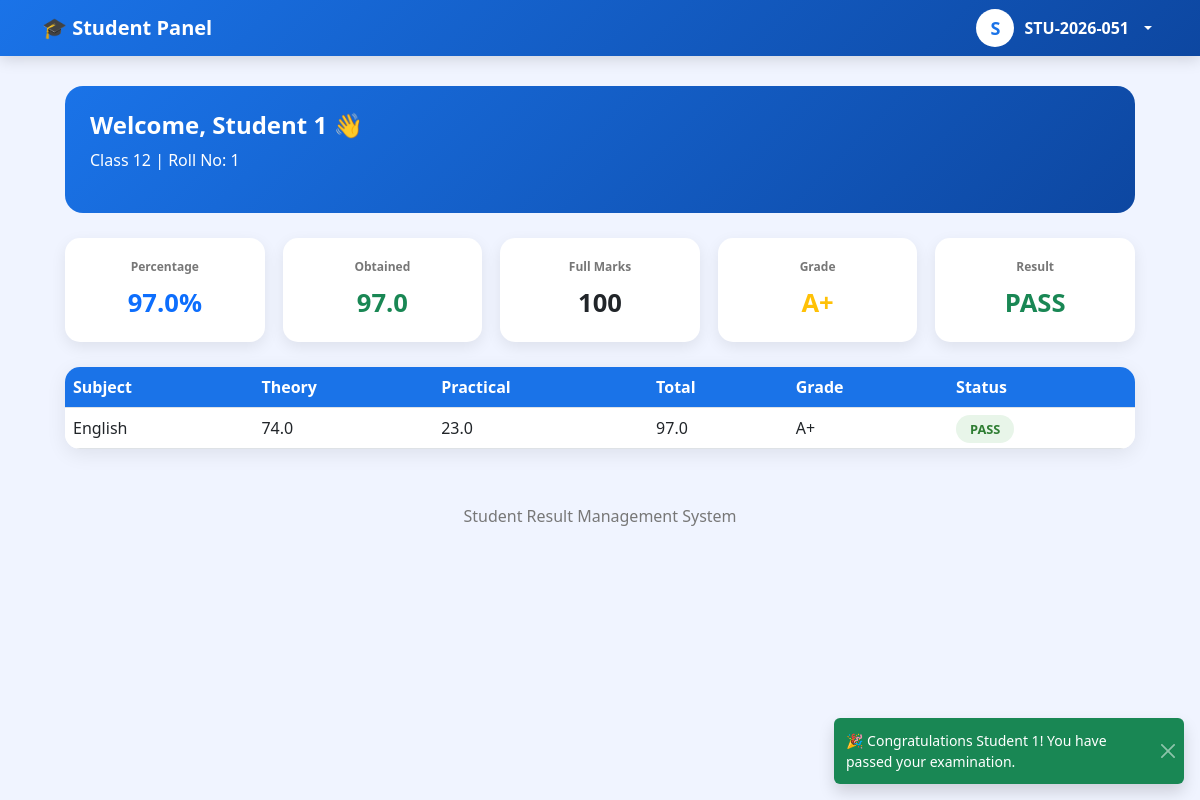
Screenshot of /student/dashboard/ (signed in) with the database file from the repository.
### result/models.py (models this page shows, shortened)
class Student(models.Model):
    GENDER_CHOICES = [
        ('Male', 'Male'),
        ('Female', 'Female'),
        ('Other', 'Other'),
    ]
    student_id = models.CharField(
        max_length=20,
        unique=True,
        default=generate_student_id,
        editable=False
    )
    roll_number = models.PositiveIntegerField()
    first_name = models.CharField(max_length=50)
    last_name = models.CharField(max_length=50)
    email = models.EmailField(unique=True)
    phone = models.CharField(max_length=15, validators=[MinLengthValidator(10)])
    gender = models.CharField(max_length=10, choices=GENDER_CHOICES)
    date_of_birth = models.DateField(null=True)
    address = models.TextField()
    parent_name = models.CharField(max_length=100, blank=True)
    parent_phone = models.CharField(max_length=15, validators=[MinLengthValidator(10)])
    parent_email = models.EmailField(blank=True)
    class_name = models.ForeignKey(
        'Class',
        on_delete=models.CASCADE,
        related_name='students'
    )
    user = models.OneToOneField(CustomUser, on_delete=models.CASCADE, null=True, blank=True, related_name='student_profile')
    must_change_password = models.BooleanField(default=True)
    class Meta:
        unique_together = ['roll_number', 'class_name']
        ordering = ['class_name', 'roll_number']

class CustomUser(AbstractUser):
    ROLE_CHOICES = (
        ('admin', 'Admin'),
        ('teacher', 'Teacher'),
        ('student', 'Student'),
    )
    role = models.CharField(max_length=10, choices=ROLE_CHOICES, default='student')
    phone = models.CharField(max_length=15, null=True, blank=True)

class Class(models.Model):
    name = models.CharField(max_length=20)
    section = models.CharField(max_length=10, blank=True)
    def __str__(self):
        if self.section:
            return f"{self.name} - Section {self.section}"
        return self.name
    class Meta:
        verbose_name_plural = "Classes"
        ordering = ['name', 'section']

class Marks(models.Model):
    student = models.ForeignKey(
        Student,
        on_delete=models.CASCADE,
        related_name='marks'
    )
    subject = models.ForeignKey(
        Subject,
        on_delete=models.CASCADE
    )
    theory_obtained = models.FloatField(
        validators=[MinValueValidator(0.0)]
    )
    practical_obtained = models.FloatField(
        validators=[MinValueValidator(0.0)]
    )
    marks_obtained = models.FloatField(
        default=0,
        validators=[MinValueValidator(0.0)]
    )
    percentage = models.FloatField(default=0)
    grade = models.CharField(max_length=5, blank=True)
    is_pass = models.BooleanField(default=False)
    class Meta:
        unique_together = ['student', 'subject']

class Subject(models.Model):
    class_name = models.ForeignKey(
        Class, on_delete=models.CASCADE, related_name='subjects'
    )
    name = models.CharField(max_length=100)
    subject_code = models.CharField(max_length=20,unique=True, blank=True)
    full_marks = models.PositiveIntegerField(default=100)
    theory_marks = models.PositiveIntegerField(default=60)
    practical_marks = models.PositiveIntegerField(default=40)
    pass_marks = models.PositiveIntegerField(default=40)
    theory_pass_marks = models.PositiveIntegerField(default=24)
    practical_pass_marks = models.PositiveIntegerField(default=15)
    class Meta:
        ordering = ['name']

### result/views.py (the view)
# urls.py: path('student/dashboard/', views.student_dashboard, name='student_dashboard'),
@login_required(login_url='result:student_login')
def student_dashboard(request):
    try:
        student = request.user.student_profile
    except:
        return redirect('result:student_login')
    my_marks = Marks.objects.filter(student=student)
    total_obtained = sum(m.marks_obtained for m in my_marks)
    total_full = sum(m.subject.full_marks for m in my_marks)
    overall_pct = round((total_obtained / total_full * 100) if total_full else 0, 2)
    overall_pass = all(mark.is_pass for mark in my_marks)
    if overall_pct >= 90:
        overall_grade = "A+"
    elif overall_pct >= 80:
        overall_grade = "A"
    elif overall_pct >= 70:
        overall_grade = "B+"
    elif overall_pct >= 60:
        overall_grade = "B"
    elif overall_pct >= 50:
        overall_grade = "C+"
    elif overall_pct >= 40:
        overall_grade = "C"
    else:
        overall_grade = "NG"
    return render(request, 'student/dashboard.html', {
        'student': student,
        'marks_list': my_marks,
        'total_obtained': total_obtained,
        'total_full': total_full,
        'overall_pct': overall_pct,
        'overall_grade': overall_grade,
        'is_overall_pass': overall_pass,
    })

### result/templates/student/dashboard.html (shortened to what this page needs)
<!DOCTYPE html>
<html lang="en">
<head>
<link href="https://cdn.jsdelivr.net/npm/bootstrap@5.3.0/dist/css/bootstrap.min.css" rel="stylesheet">
</head>
<body>
{% if marks_list %}
<div class="position-fixed bottom-0 end-0 p-3" style="z-index:1080">
<div id="resultToast"
class="toast text-bg-success border-0">
<div class="d-flex">
<div class="toast-body">
{% if is_overall_pass %}
🎉 Congratulations {{ student.first_name }}!
You have passed your examination.
{% else %}
Sorry {{ student.first_name }},
better results are ahead.
{% endif %}
</div>
<button type="button"
class="btn-close btn-close-white me-2 m-auto"
data-bs-dismiss="toast">
</button>
</div>
</div>
</div>
{% endif %}
<nav class="navbar navbar-expand-lg">
<div class="container">
<a class="navbar-brand"
href="{% url 'result:student_dashboard' %}">
🎓 Student Panel
</a>
<div class="ms-auto">
<div class="dropdown">
<button class="profile-btn dropdown-toggle"
type="button"
data-bs-toggle="dropdown"
aria-expanded="false">
<div class="profile-icon">
{{ request.user.username|first }}
</div>
<span>
{{ request.user.username }}
</span>
</button>
</div>
</div>
</div>
</nav>
<div class="main-container">
<div class="welcome-card">
<h4>
Welcome, {{student.first_name}} 👋
</h4>
<p>
{{student.class_name}}
|
Roll No: {{student.roll_number}}
</p>
</div>
<div class="summary-cards">
<div class="summary-card">
<div class="label">
Percentage
</div>
<div class="value text-primary">
{{overall_pct}}%
</div>
</div>
<div class="summary-card">
<div class="label">
Obtained
</div>
<div class="value text-success">
{{total_obtained}}
</div>
</div>
<div class="summary-card">
<div class="label">
Full Marks
</div>
<div class="value">
{{total_full}}
</div>
</div>
<div class="summary-card">
<div class="label">
Grade
</div>
<div class="value text-warning">
{{overall_grade}}
</div>
</div>
<div class="summary-card">
<div class="label">
Result
</div>
<div class="value">
{% if is_overall_pass %}
<span class="text-success">
PASS
</span>
{% else %}
<span class="text-danger">
FAIL
</span>
{% endif %}
</div>
</div>
</div>
<div class="table-card">
<div class="table-responsive">
<table class="table mb-0">
<thead>
<tr>
<th>
Subject
</th>
<th>
Theory
</th>
<th>
Practical
</th>
<th>
Total
</th>
<th>
Grade
</th>
<th>
Status
</th>
</tr>
</thead>
<tbody>
{% for mark in marks_list %}
<tr>
<td>
{{mark.subject.name}}
</td>
<td>
{{mark.theory_obtained}}
</td>
<td>
{{mark.practical_obtained}}
</td>
<td>
{{mark.marks_obtained}}
</td>
<td>
{{mark.grade}}
</td>
<td>
{% if mark.is_pass %}
<span class="status-badge status-pass">
PASS
</span>
{% else %}
<span class="status-badge status-fail">
FAIL
</span>
{% endif %}
</td>
</tr>
{% empty %}
<tr>
<td colspan="6" class="text-center p-4">
No result published yet.
</td>
</tr>
{% endfor %}
</tbody>
</table>
</div>
</div>
</div>
<div class="site-footer">
Student Result Management System
</div>
</body>
</html>

### result/templates/student/dashboard.html (style rules this page uses)
body { background:#f0f4ff; min-height:100vh; font-family:'Segoe UI',sans-serif; }
.navbar { background:linear-gradient(135deg,#1a73e8,#0d47a1)!important; box-shadow:0 3px 15px rgba(0,0,0,.15); }
.navbar-brand { color:white!important; font-weight:800; }
.profile-btn { background:transparent; border:none; color:white; display:flex; align-items:center; gap:10px; font-weight:600; }
.profile-btn::after { margin-left:5px; }
.profile-icon { width:38px; height:38px; border-radius:50%; background:white; color:#1a73e8; display:flex; align-items:center; justify-content:center; font-weight:800; font-size:18px; text-transform:uppercase; }
.main-container { max-width:1100px; margin:auto; padding:30px 15px; }
.welcome-card { background:linear-gradient(135deg,#1a73e8,#0d47a1); color:white; border-radius:18px; padding:25px; margin-bottom:25px; }
.welcome-card h4 { font-weight:800; }
.summary-cards { display:grid; grid-template-columns:repeat(auto-fit,minmax(160px,1fr)); gap:18px; margin-bottom:25px; }
.summary-card { background:white; border-radius:15px; padding:20px; text-align:center; box-shadow:0 5px 15px rgba(0,0,0,.08); }
.label { font-size:.75rem; color:#777; font-weight:700; }
.value { font-size:1.6rem; font-weight:800; margin-top:8px; }
.table-card { background:white; border-radius:15px; overflow:hidden; box-shadow:0 5px 20px rgba(0,0,0,.08); }
.table thead th { background:#1a73e8; color:white; }
.status-badge { padding:5px 14px; border-radius:20px; font-size:.8rem; font-weight:700; }
.status-pass { background:#e8f5e9; color:#2e7d32; }
.site-footer { text-align:center; padding:25px; color:#777; }

### rows the page displays
Student: first_name "Student 1", class_name "Class 12", roll_number "1"
CustomUser: user.username|first "S", user.username "STU-2026-051"
Marks: subject.name "English", theory_obtained "74.0", practical_obtained "23.0", marks_obtained "97.0", grade "A+", is_pass "PASS"

### other values shown
{{ overall_pct }} "97.0"
{{ total_obtained }} "97.0"
{{ total_full }} "100"
{{ overall_grade }} "A+"
